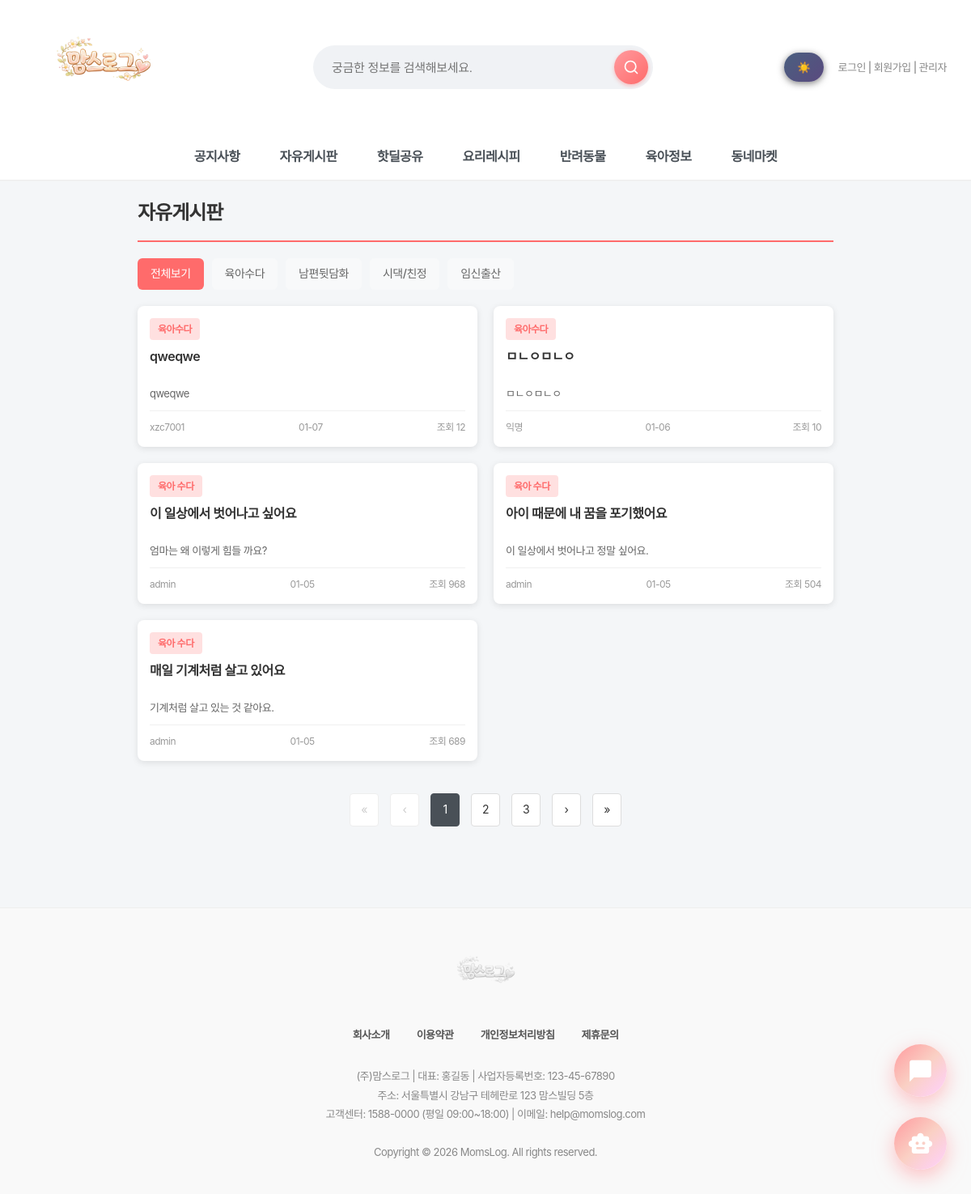
The app's page /board/free/ with its own data.
### board/models.py (models this page shows, shortened)
class FreePost(models.Model):
    CATEGORY_CHOICES = [
        ('all', '전체보기'),
        ('mom', '육아수다'),
        ('husband', '남편뒷담화'),
        ('family', '시댁/친정'),
        ('preg', '임신출산'),
        ('bamboo', '대나무숲'),  # 익명 게시판
    ]
    REGION_CHOICES = [
        ('seoul', '서울시'),
        ('gyeonggi', '경기도'),
        ('incheon', '인천시'),
        ('daejeon', '대전시'),
        ('daegu', '대구시'),
        ('busan', '부산시'),
        ('gwangju', '광주시'),
        ('ulsan', '울산시'),
        ('sejong', '세종시'),
        ('other', '기타'),
    ]
    category = models.CharField(
        max_length=20,
        choices=CATEGORY_CHOICES,
        default='mom',
        verbose_name='카테고리'
    )
    title = models.CharField(max_length=200, verbose_name="제목")
    content = models.TextField(verbose_name="내용")
    author = models.ForeignKey(settings.AUTH_USER_MODEL, on_delete=models.CASCADE, verbose_name="작성자")
    is_anonymous = models.BooleanField(default=False, verbose_name="익명")
    created_at = models.DateTimeField(auto_now_add=True, verbose_name="작성일")
    views = models.IntegerField(default=0, verbose_name="조회수")
    reaction_empathy = models.IntegerField(default=0, verbose_name="공감해요")      # 🤝
    reaction_courage = models.IntegerField(default=0, verbose_name="힘내세요")     # 💪
    reaction_cheer = models.IntegerField(default=0, verbose_name="축하해요")       # 🎉
    reaction_support = models.IntegerField(default=0, verbose_name="응원해요")     # 👏
    reaction_thanks = models.IntegerField(default=0, verbose_name="고마워요")      # 🙏
    region = models.CharField(max_length=20, choices=REGION_CHOICES, null=True, blank=True, verbose_name="지역")
    district = models.CharField(max_length=50, null=True, blank=True, verbose_name="구/군")
    dong = models.CharField(max_length=50, null=True, blank=True, verbose_name="동/읍/면")
    latitude = models.DecimalField(max_digits=9, decimal_places=6, null=True, blank=True, verbose_name="위도")
    longitude = models.DecimalField(max_digits=9, decimal_places=6, null=True, blank=True, verbose_name="경도")
    comment_count = models.IntegerField(default=0, verbose_name="댓글수")
    bookmark_count = models.IntegerField(default=0, verbose_name="저장수")
    popularity_score = models.FloatField(default=0, verbose_name="인기도 점수")
    is_pinned = models.BooleanField(default=False, verbose_name="운영진 고정")
    pinned_at = models.DateTimeField(null=True, blank=True, verbose_name="고정 시간")
    class Meta:
        verbose_name = '자유게시판'
        verbose_name_plural = '자유게시판'
        ordering = ['-created_at']
        indexes = [
            models.Index(fields=['-is_pinned', '-popularity_score', '-created_at']),
            models.Index(fields=['region', '-popularity_score']),
        ]

### accounts/models.py (models this page shows, shortened)
class User(AbstractUser):
    real_name = models.CharField("이름", max_length=30)
    nickname = models.CharField("닉네임", max_length=30, unique=True)
    jumin = models.CharField("주민번호", max_length=20)  # 000000-0000000
    phone = models.CharField("휴대폰 번호", max_length=20)
    email = models.EmailField("이메일", max_length=254)
    address = models.CharField("주소", max_length=200, blank=True, null=True)
    address_detail = models.CharField("상세주소", max_length=200, blank=True, null=True)
    point = models.PositiveIntegerField("포인트", default=0)
    grade = models.CharField("회원 등급", max_length=10, choices=GRADE_CHOICES, default="start")
    GENDER_CHOICES = [
        ('M', '남자'),
        ('F', '여자'),
    ]
    gender = models.CharField("성별", max_length=1, choices=GENDER_CHOICES, default='F')
    has_children = models.BooleanField("자녀 유무", default=False)
    CHILD_STAGE_CHOICES = [
        ("kindergarten", "유치원"),
        ("elementary", "초등학생"),
        ("middle", "중학생"),
        ("high", "고등학생"),
        ("adult", "성인"),
        ("other", "기타"),
    ]
    children_stages = models.JSONField("자녀 학령(복수)", default=list, blank=True)
    terms_agreed = models.BooleanField("약관 동의", default=False)

### board/views.py (the view)
# urls.py: path('free/', views.free_list, name='free_list'),  # 목록
def free_list(request):
    selected_category = request.GET.get('category', 'all')
    category_titles = {
        'all': '자유게시판 - 전체보기',
        'mom': '자유게시판 - 육아수다',
        'husband': '자유게시판 - 남편뒷담화',
        'family': '자유게시판 - 시댁/친정',
        'preg': '자유게시판 - 임신출산',
    }
    category_title = category_titles.get(selected_category, '자유게시판')
    if selected_category == 'all':
        posts = FreePost.objects.all().order_by('-created_at')
    else:
        posts = FreePost.objects.filter(category=selected_category).order_by('-created_at')
    total_count = posts.count()
    per_page = 5
    paginator = Paginator(posts, per_page)
    page = request.GET.get('page', 1)
    page_obj = paginator.get_page(page)
    current_page = page_obj.number
    start_number = total_count - per_page * (current_page - 1)
    for idx, post in enumerate(page_obj.object_list):
        post.number = start_number - idx
    total_pages = paginator.num_pages
    current_page = page_obj.number
    start_page = max(1, current_page - 2)
    end_page = min(total_pages, start_page + 4)
    if end_page - start_page < 4:
        start_page = max(1, end_page - 4)
    context = {
        'posts': page_obj,
        'page_obj': page_obj,
        'total_count': total_count,
        'selected_category': selected_category,
        'category_title': category_title,
        'start_page': start_page,
        'end_page': end_page,
    }
    return render(request, 'board/free_list.html', context)

### quests/context_processors.py (called while the page is built, shortened)
def today_quest(request):
    if not request.user.is_authenticated:
        return {
            "today_quest": None,
            "grade_progress": None,
        }

### board/templates/board/free_list.html (shortened to what this page needs)
{% extends 'base.html' %}
{% load humanize %}
{% block content %}
<div class="free-container">
    <div class="free-header">
        <h2>자유게시판</h2>
    </div>
    <div class="category-tabs">
        <a href="?category=all" class="category-tab {% if selected_category == 'all' %}active{% endif %}">전체보기</a>
        <a href="?category=mom" class="category-tab {% if selected_category == 'mom' %}active{% endif %}">육아수다</a>
        <a href="?category=husband" class="category-tab {% if selected_category == 'husband' %}active{% endif %}">남편뒷담화</a>
        <a href="?category=family" class="category-tab {% if selected_category == 'family' %}active{% endif %}">시댁/친정</a>
        <a href="?category=preg" class="category-tab {% if selected_category == 'preg' %}active{% endif %}">임신출산</a>
    </div>
    {% if posts %}
    <div class="free-grid">
        {% for post in posts %}
        <a href="{% url 'board:free_detail' post.pk %}?category={{ selected_category }}&page={{ page_obj.number }}" style="text-decoration: none; color: inherit;">
            <div class="free-card">
                <span class="free-category-badge">
                    {% if selected_category == 'all' %}
                        {% if post.category == 'mom' %}육아수다
                        {% elif post.category == 'husband' %}남편뒷담화
                        {% elif post.category == 'family' %}시댁/친정
                        {% elif post.category == 'preg' %}임신출산
                        {% else %}{{ post.get_category_display }}{% endif %}
                    {% else %}
                        {% if post.category == 'mom' %}육아수다
                        {% elif post.category == 'husband' %}남편뒷담화
                        {% elif post.category == 'family' %}시댁/친정
                        {% elif post.category == 'preg' %}임신출산
                        {% else %}{{ post.get_category_display }}{% endif %}
                    {% endif %}
                </span>
                <div class="free-title">{{ post.title }}</div>
                <div class="free-content-preview">
                    {% if post.content %}
                        {{ post.content|truncatewords:20 }}
                    {% else %}
                        내용 없음
                    {% endif %}
                </div>
                <div class="free-meta">
                    <span>
                        {% if post.is_anonymous %}익명{% else %}{{ post.author.nickname|default:post.author.username }}{% endif %}
                    </span>
                    <span>{{ post.created_at|date:"m-d" }}</span>
                    <span>조회 {{ post.views }}</span>
                </div>
            </div>
        </a>
        {% endfor %}
    </div>
    {% endif %}
    {% if page_obj.paginator.num_pages > 1 %}
    <div class="pagination-container">
        {% if page_obj.number > 1 %}
        <a href="?category={{ selected_category }}&page=1" class="pagination-btn">«</a>
        {% else %}
        <span class="pagination-btn disabled">«</span>
        {% endif %}
        {% if page_obj.has_previous %}
        <a href="?category={{ selected_category }}&page={{ page_obj.previous_page_number }}" class="pagination-btn">‹</a>
        {% else %}
        <span class="pagination-btn disabled">‹</span>
        {% endif %}
        {% with start_page=page_obj.number|add:'-2'|add:'0' end_page=page_obj.number|add:'2'|add:'0' %}
        {% for num in page_obj.paginator.page_range %}
            {% if num >= start_page and num <= end_page %}
                {% if num == page_obj.number %}
                <span class="pagination-btn active">{{ num }}</span>
                {% else %}
                <a href="?category={{ selected_category }}&page={{ num }}" class="pagination-btn">{{ num }}</a>
                {% endif %}
            {% endif %}
        {% endfor %}
        {% endwith %}
        {% if page_obj.has_next %}
        <a href="?category={{ selected_category }}&page={{ page_obj.next_page_number }}" class="pagination-btn">›</a>
        {% else %}
        <span class="pagination-btn disabled">›</span>
        {% endif %}
        {% if page_obj.number < page_obj.paginator.num_pages %}
        <a href="?category={{ selected_category }}&page={{ page_obj.paginator.num_pages }}" class="pagination-btn">»</a>
        {% else %}
        <span class="pagination-btn disabled">»</span>
        {% endif %}
    </div>
    {% endif %}
</div>
{% endblock %}

### static/css/style.css (style rules this page uses)
body { font-family: "Pretendard Variable", "Pretendard", -apple-system, BlinkMacSystemFont, system-ui, Roboto, "Helvetica Neue", "Segoe UI", "Apple SD Gothic Neo", "Noto Sans KR", "Malgun Gothic", "Apple Color Emoji", "Segoe UI Emoji", "Segoe UI Symbol", sans-serif; margin: 0; padding: 0; background-color: #f4f6f8; color: #333; line-height: 1.6; letter-spacing: -0.5px; -webkit-font-smoothing: antialiased; -moz-osx-font-smoothing: grayscale; }
h1, h2, h3, h4, h5, h6 { font-weight: 700; letter-spacing: -1px; margin-top: 0; }
a { text-decoration: none; color: inherit; transition: all 0.3s ease; }

### static/css/mobile.css (style rules this page uses)
* { box-sizing: border-box; }

### static/css/darkmode.css (style rules this page uses)
body, header, .main-nav, .card, input, textarea, select, button, table { transition: background-color 0.3s ease, color 0.3s ease, border-color 0.3s ease; }

### static/css/chatbot.css (style rules this page uses)
:root { --primary-gradient: linear-gradient(135deg, #FF9A9E 0%, #FAD0C4 50%, #FFD1FF 100%); --glass-bg: rgba(255, 255, 255, 0.85); --glass-border: 1px solid rgba(255, 255, 255, 0.5); --shadow-xl: 0 20px 40px rgba(0, 0, 0, 0.1), 0 10px 20px rgba(0, 0, 0, 0.05); --text-dark: #2d3436; }
body { font-family: 'Pretendard', sans-serif; }

### main/templates/base.html (style rules this page uses)
* { font-family: "Pretendard", -apple-system, BlinkMacSystemFont, system-ui, Roboto, "Helvetica Neue", "Segoe UI", "Apple SD Gothic Neo", "Noto Sans KR", "Malgun Gothic", "Apple Color Emoji", "Segoe UI Emoji", "Segoe UI Symbol", sans-serif; }

### board/templates/board/free_list.html (style rules this page uses)
.free-container { max-width: 900px; margin: 0 auto; padding: 20px; }
.free-header { display: flex; justify-content: space-between; align-items: center; margin-bottom: 20px; padding-bottom: 15px; border-bottom: 2px solid #ff6b6b; }
.free-header h2 { margin: 0; font-size: 24px; font-weight: 700; color: #333; }
.category-tabs { display: flex; gap: 10px; margin-bottom: 20px; flex-wrap: wrap; }
.category-tab { padding: 8px 16px; background: #f8f9fa; color: #666; text-decoration: none; border-radius: 6px; font-size: 14px; font-weight: 500; transition: .2s; }
.category-tab.active { background: #ff6b6b; color: white; }
.free-grid { display: grid; grid-template-columns: repeat(auto-fill, minmax(280px, 1fr)); gap: 20px; margin-bottom: 30px; }
.free-card { background: white; border-radius: 8px; overflow: hidden; box-shadow: 0 2px 8px rgba(0,0,0,0.1); transition: .3s; padding: 15px; display: flex; flex-direction: column; }
.free-category-badge { display: inline-block; padding: 4px 10px; background: #ffe0e0; color: #ff6b6b; border-radius: 4px; font-size: 12px; font-weight: 600; margin-bottom: 8px; width: fit-content; }
.free-title { font-size: 16px; font-weight: 600; margin-bottom: 8px; color: #333; overflow: hidden; text-overflow: ellipsis; display: -webkit-box; -webkit-line-clamp: 2; -webkit-box-orient: vertical; min-height: 40px; }
.free-content-preview { font-size: 13px; color: #666; margin-bottom: 10px; overflow: hidden; text-overflow: ellipsis; display: -webkit-box; -webkit-line-clamp: 2; -webkit-box-orient: vertical; flex-grow: 1; }
.free-meta { display: flex; justify-content: space-between; font-size: 12px; color: #999; border-top: 1px solid #f0f0f0; padding-top: 10px; }
.pagination-container { text-align: center; margin-top: 40px; margin-bottom: 30px; }
.pagination-btn { display: inline-block; margin: 0 5px; padding: 8px 12px; border: 1px solid #ddd; border-radius: 4px; background: white; color: #333; text-decoration: none; font-size: 14px; transition: .2s; min-width: 36px; text-align: center; }
.pagination-btn.active { background: #495057; color: white; border-color: #495057; }
.pagination-btn.disabled { color: #ccc; cursor: not-allowed; border-color: #eee; }

### records on screen
FreePost: category "육아수다", title "qweqwe", content "qweqwe", author.nickname "xzc7001", created_at "01-07", views "12"
FreePost: category "육아수다", title "ㅁㄴㅇㅁㄴㅇ", content "ㅁㄴㅇㅁㄴㅇ", is_anonymous "익명", created_at "01-06", views "10"
FreePost: category "육아 수다", title "이 일상에서 벗어나고 싶어요", content "엄마는 왜 이렇게 힘들 까요?", author.nickname "admin", created_at "01-05", views "968"
FreePost: category "육아 수다", title "아이 때문에 내 꿈을 포기했어요", content "이 일상에서 벗어나고 정말 싶어요.", author.nickname "admin", created_at "01-05", views "504"
FreePost: category "육아 수다", title "매일 기계처럼 살고 있어요", content "기계처럼 살고 있는 것 같아요.", author.nickname "admin", created_at "01-05", views "689"

### other values on screen
{{ num }} "1"
{{ num }} "2" "3"
